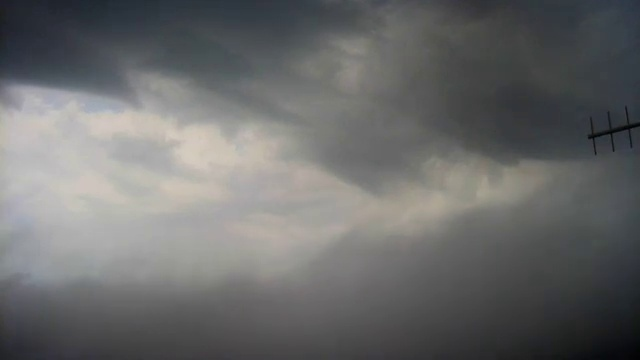
#> input picture data/chemtrail_samples/visualizations/cedar_hill_clouds_may2025/chunk_000_no_detection.jpg, 640 x 360 px
$ python -i cv_utils.py   (imports and definitions only)
#> lines starting #> are read from the running program, lines starting #| are printed output that depends on the picture
#> further down, picture is the input picture: shape (360, 640, 3); mean B, G, R 106.2, 106.3, 105.6
# Copyright (c) 2025 Efstratios Goudelis
#
# This program is free software: you can redistribute it and/or modify
# it under the terms of the GNU General Public License as published by
# the Free Software Foundation, either version 3 of the License, or
# (at your option) any later version.
#
# This program is distributed in the hope that it will be useful,
# but WITHOUT ANY WARRANTY; without even the implied warranty of
# MERCHANTABILITY or FITNESS FOR A PARTICULAR PURPOSE.  See the
# GNU General Public License for more details.
#
# You should have received a copy of the GNU General Public License
# along with this program. If not, see <https://www.gnu.org/licenses/>.

"""Computer vision utilities."""

import hashlib
from typing import List, Tuple
import numpy as np

import cv2


# [54 lines left out: functions compute_image_hash, draw_detections, not called in this run]


def preprocess_frame(
    frame: np.ndarray,
    apply_clahe: bool = True,
    denoise: bool = True
) -> np.ndarray:
    """
    Preprocess frame for contrail detection.

    Args:
        frame: BGR input frame
        apply_clahe: Apply Contrast Limited Adaptive Histogram Equalization
        denoise: Apply noise reduction

    Returns:
        Preprocessed grayscale image
    """
#> called with apply_clahe = True, denoise = True
    # Convert to grayscale
    gray = cv2.cvtColor(frame, cv2.COLOR_BGR2GRAY)

    if apply_clahe:
        # Apply CLAHE for contrast enhancement
        clahe = cv2.createCLAHE(clipLimit=2.0, tileGridSize=(8, 8))
        gray = clahe.apply(gray)
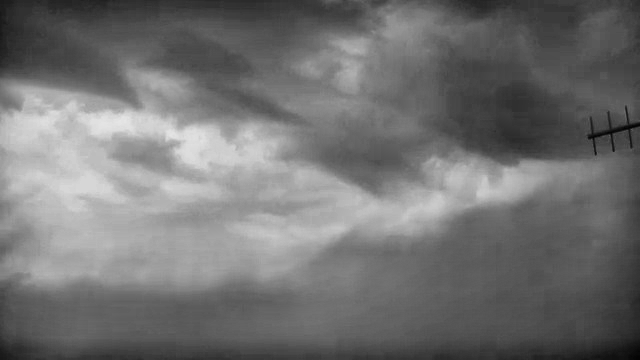
#> gray: shape (360, 640); min 2, max 230, mean 113.6

    if denoise:
        # Apply denoising
        gray = cv2.fastNlMeansDenoising(gray, h=10)

    return gray


# [17 lines left out: function detect_edges, not called in this run]

>>> import cv2
>>> picture = cv2.imread('../../../data/chemtrail_samples/visualizations/cedar_hill_clouds_may2025/chunk_000_no_detection.jpg')
>>> result = preprocess_frame(picture)

$ run again, on data/chemtrail_samples/visualizations/cedar_hill_clouds_may2025/chunk_005_no_detection.jpg
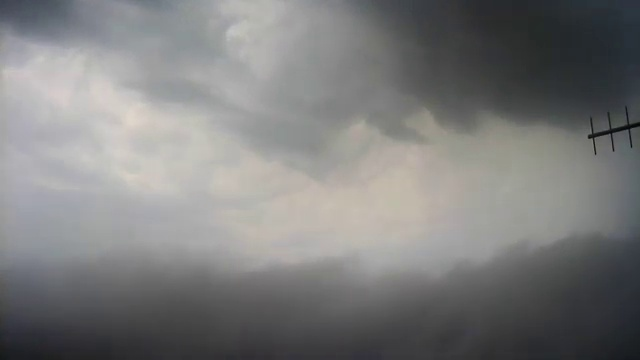
#> input picture data/chemtrail_samples/visualizations/cedar_hill_clouds_may2025/chunk_005_no_detection.jpg, 640 x 360 px
#> picture is the input picture: shape (360, 640, 3); mean B, G, R 124.1, 124.4, 124.3
#> in preprocess_frame, `gray = clahe.apply(gray)`:
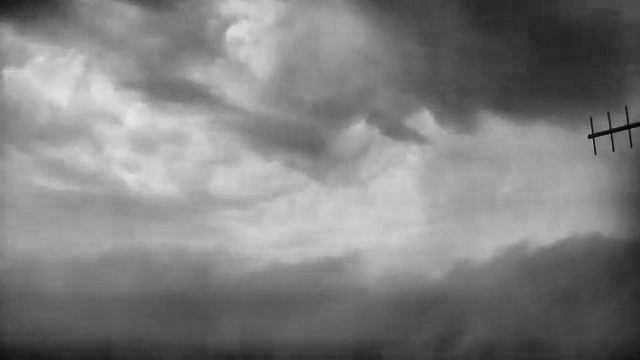
#> gray: shape (360, 640); min 2, max 230, mean 127.4

$ run again, on data/chemtrail_samples/visualizations/cedar_hill_clouds_may2025/chunk_010_no_detection.jpg
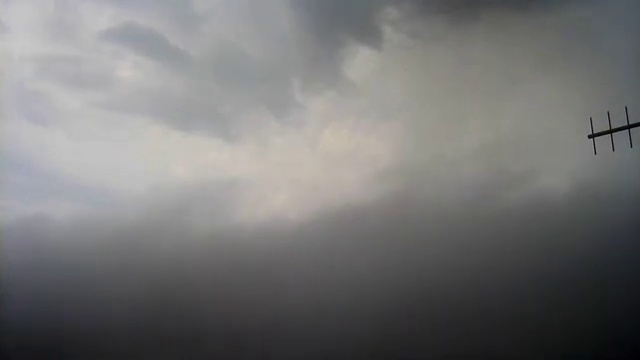
#> input picture data/chemtrail_samples/visualizations/cedar_hill_clouds_may2025/chunk_010_no_detection.jpg, 640 x 360 px
#> picture is the input picture: shape (360, 640, 3); mean B, G, R 116.7, 117, 117.1
#> in preprocess_frame, `gray = clahe.apply(gray)`:
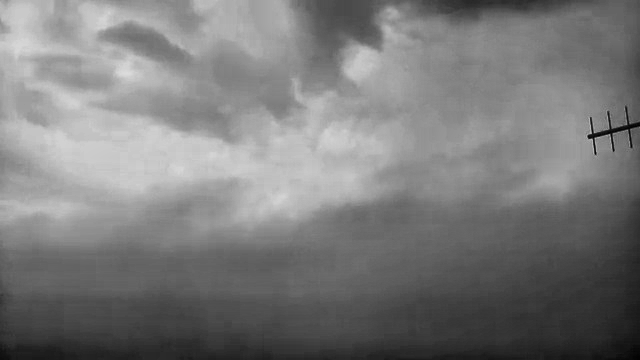
#> gray: shape (360, 640); min 1, max 220, mean 122.6
